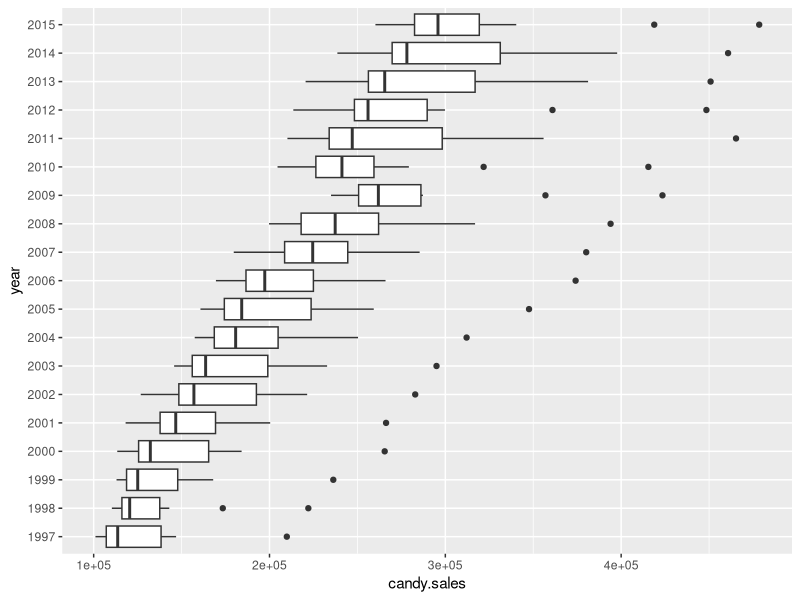
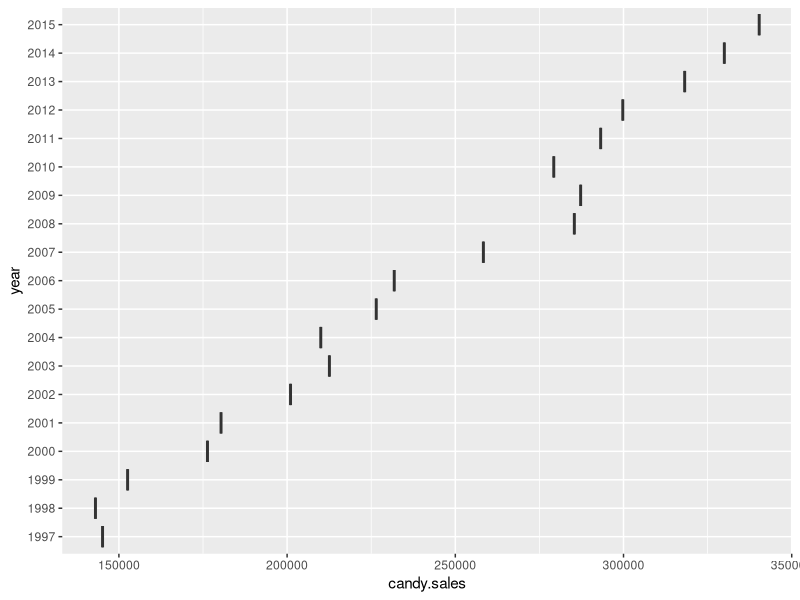
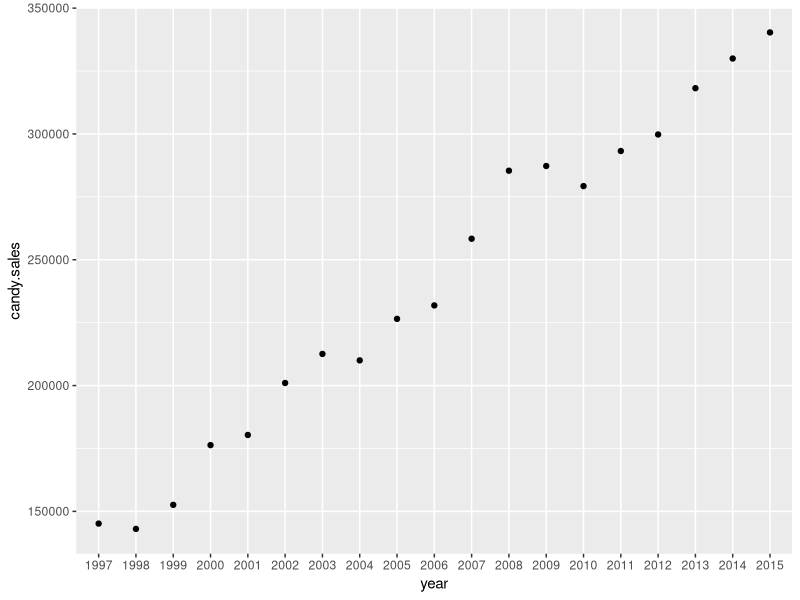
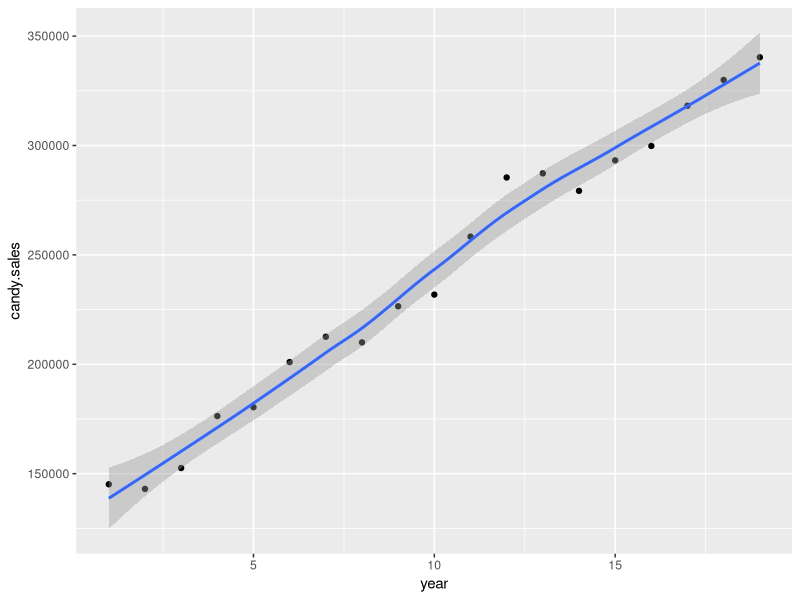
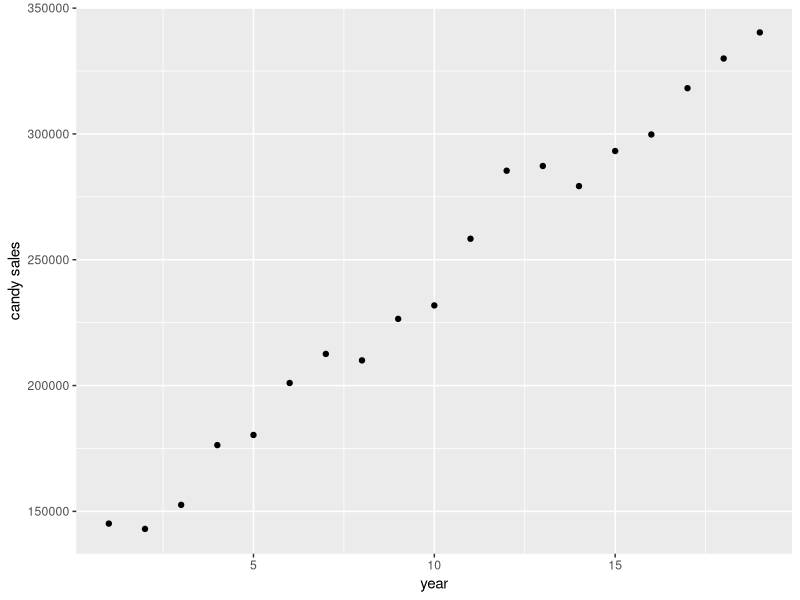
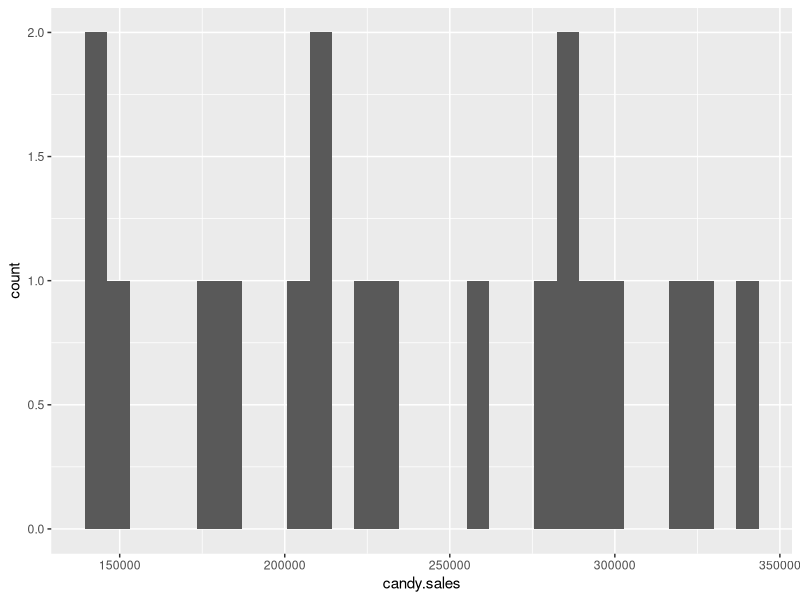
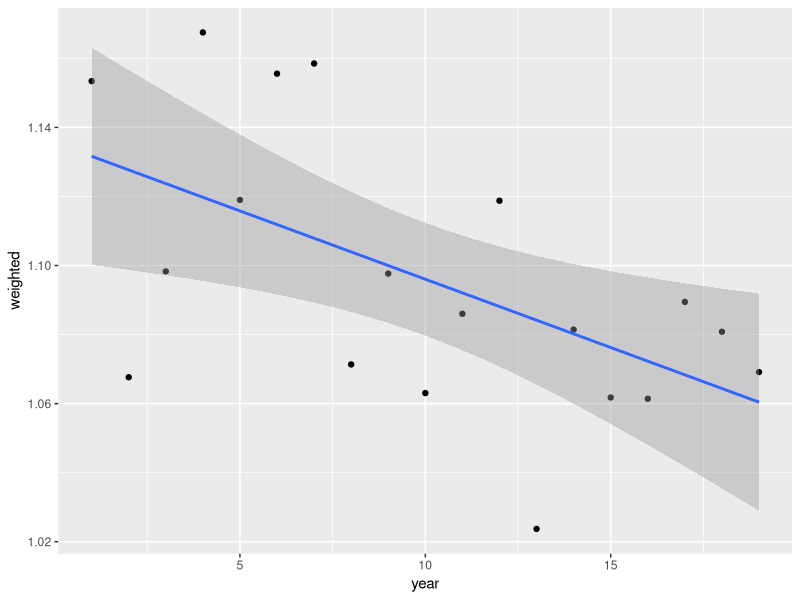
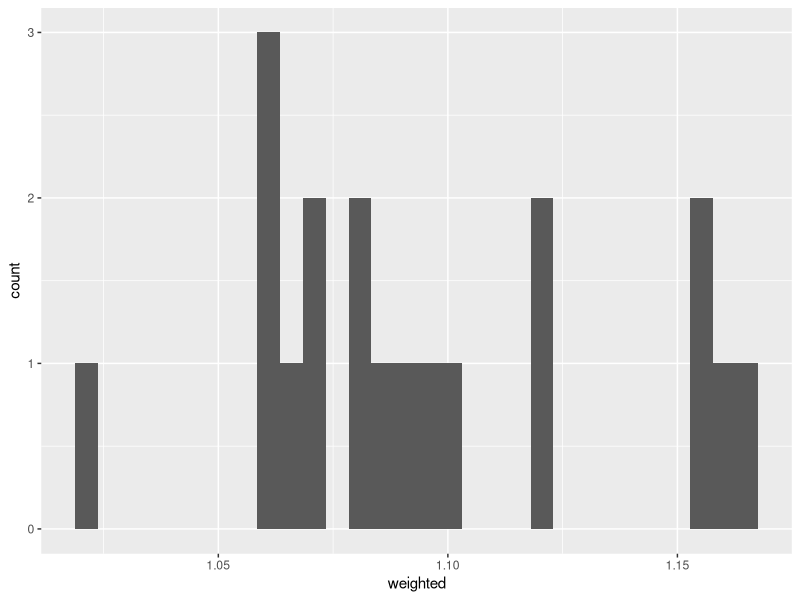

R code for these plots, in order:
## ---- chunk 1
candy <-read.csv("data/canada/canadian.candy.sales.csv")
library(tibble)
candy <- as_data_frame(candy)
candy
candy$year <-as.factor(candy$year) #need to assign as ordinal so set as factor
library(ggplot2)
p1 <-ggplot(candy) +geom_boxplot(mapping = aes(year, candy.sales)) + coord_flip()
p1 #ok but this is annual candy sales. I want just october. Might be cool to think about whether candy sales are going up in general every year not just at Halloween.
#now, need to extract just Halloween.
#note, sales end on first of month, so need to take just Nov 1 from each year.
library(dplyr)
octobers <- candy %>% filter(month == 11)
octobers #ok so now I think I have just Halloween sales.
p2 <-ggplot(octobers) +geom_boxplot(mapping = aes(year, candy.sales)) + coord_flip()
p2 #weird as do not have means per month, so going to switch to point plots

p3 <-ggplot(octobers) +geom_point(mapping = aes(year, candy.sales))
p3 #OK this looks a lot better to me
octobers$year <- as.numeric(octobers$year)

p4 <-ggplot(octobers, aes(year, candy.sales)) + geom_point()
p4 +geom_smooth()
p4 + ylab("candy sales")

#so, looks to me like candy sales in oct went up over time. time for a model?
#next step, check distribution of candy sales
p5 <-ggplot(octobers) + geom_histogram(aes(candy.sales)) #changing binwidth crashes it.
p5

#linear model?
m1 <- lm(candy.sales ~year, data= octobers)
summary(m1) #both intercept and slope of line significant different from 0
anova(m1, test="Chisq") #year effect is significant.

#weak but not bad.
#now what about controlling for the background annual candy sales
candy$year <- as.factor(candy$year)
annual.sales <-candy %>% group_by(year) %>% summarise(mean = mean(candy.sales))
annual.sales

octobers<- mutate(octobers, weighted = (octobers$candy.sales/annual.sales$mean))

p5 <-ggplot(octobers, aes(year, weighted)) + geom_point()
p5 +geom_smooth(method=lm)

p6 <- ggplot(octobers) + geom_histogram(aes(weighted))
p6

m2 <- lm(weighted ~year, data= octobers)
summary(m2)
anova(m2, test="Chisq")

